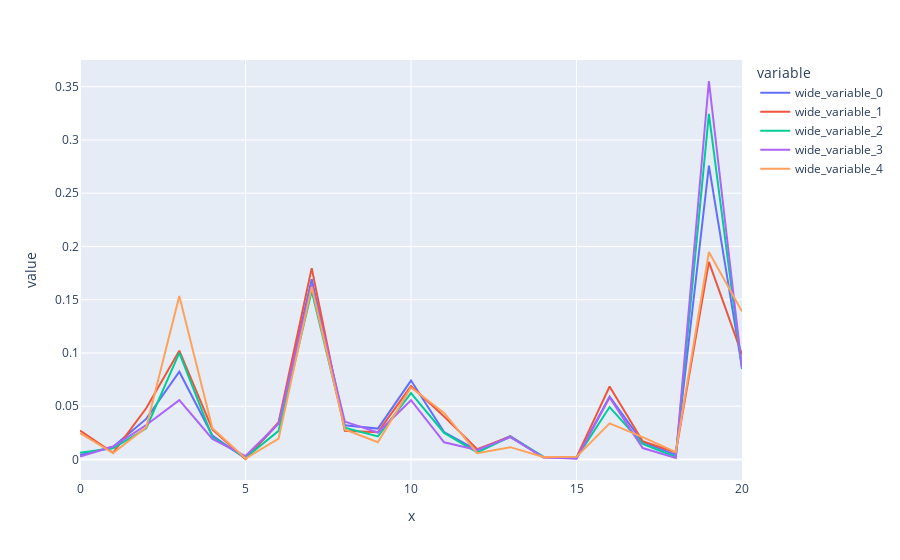

The cell this chart's notebook holds for it:
### Code cell
import plotly.express as px
y = [np.array(x1.iloc[0]),np.array(x1.iloc[1]),np.array(x1.iloc[2]),np.array(x1.iloc[3]),np.array(x1.iloc[4])]
fig = px.line(x=np.arange(x1.shape[1]), y=y)
fig.show()

### Figure 1 — Plotly figure (JSON) as saved in the notebook; plotly's stock layout.template omitted (floating-point values rounded to 4 significant figures)
{"data": [{"hovertemplate": "variable=wide_variable_0<br>x=%{x}<br>value=%{y}<extra></extra>", "legendgroup": "wide_variable_0", "line": {"color": "#636efa", "dash": "solid"}, "marker": {"symbol": "circle"}, "mode": "lines", "name": "wide_variable_0", "orientation": "v", "showlegend": true, "type": "scatter", "x": [0, 1, 2, 3, 4, 5, 6, 7, 8, 9, 10, 11, 12, 13, 14, 15, 16, 17, 18, 19, 20], "xaxis": "x", "y": [0.004143, 0.01193, 0.03809, 0.08233, 0.02251, 0.0008732, 0.03377, 0.1692, 0.03202, 0.02898, 0.07408, 0.0257, 0.008617, 0.02182, 0.002225, 0.001591, 0.0591, 0.01616, 0.004346, 0.276, 0.08649], "yaxis": "y"}, {"hovertemplate": "variable=wide_variable_1<br>x=%{x}<br>value=%{y}<extra></extra>", "legendgroup": "wide_variable_1", "line": {"color": "#EF553B", "dash": "solid"}, "marker": {"symbol": "circle"}, "mode": "lines", "name": "wide_variable_1", "orientation": "v", "showlegend": true, "type": "scatter", "x": [0, 1, 2, 3, 4, 5, 6, 7, 8, 9, 10, 11, 12, 13, 14, 15, 16, 17, 18, 19, 20], "xaxis": "x", "y": [0.02706, 0.006288, 0.04809, 0.1022, 0.02818, 0.0004456, 0.03504, 0.1797, 0.02688, 0.02548, 0.0689, 0.0404, 0.00969, 0.02138, 0.001831, 0.002014, 0.0685, 0.0172, 0.006679, 0.1855, 0.09862], "yaxis": "y"}, {"hovertemplate": "variable=wide_variable_2<br>x=%{x}<br>value=%{y}<extra></extra>", "legendgroup": "wide_variable_2", "line": {"color": "#00cc96", "dash": "solid"}, "marker": {"symbol": "circle"}, "mode": "lines", "name": "wide_variable_2", "orientation": "v", "showlegend": true, "type": "scatter", "x": [0, 1, 2, 3, 4, 5, 6, 7, 8, 9, 10, 11, 12, 13, 14, 15, 16, 17, 18, 19, 20], "xaxis": "x", "y": [0.00638, 0.01044, 0.02934, 0.1001, 0.02095, 0.001632, 0.02688, 0.1582, 0.02981, 0.02161, 0.06227, 0.02494, 0.006742, 0.02122, 0.002603, 0.00123, 0.04921, 0.0146, 0.002357, 0.3245, 0.08499], "yaxis": "y"}, {"hovertemplate": "variable=wide_variable_3<br>x=%{x}<br>value=%{y}<extra></extra>", "legendgroup": "wide_variable_3", "line": {"color": "#ab63fa", "dash": "solid"}, "marker": {"symbol": "circle"}, "mode": "lines", "name": "wide_variable_3", "orientation": "v", "showlegend": true, "type": "scatter", "x": [0, 1, 2, 3, 4, 5, 6, 7, 8, 9, 10, 11, 12, 13, 14, 15, 16, 17, 18, 19, 20], "xaxis": "x", "y": [0.002733, 0.01211, 0.03236, 0.05565, 0.01926, 0.003241, 0.03391, 0.164, 0.03557, 0.02529, 0.05564, 0.01616, 0.008921, 0.02096, 0.001979, 0.0007702, 0.05828, 0.01072, 0.001405, 0.3554, 0.08565], "yaxis": "y"}, {"hovertemplate": "variable=wide_variable_4<br>x=%{x}<br>value=%{y}<extra></extra>", "legendgroup": "wide_variable_4", "line": {"color": "#FFA15A", "dash": "solid"}, "marker": {"symbol": "circle"}, "mode": "lines", "name": "wide_variable_4", "orientation": "v", "showlegend": true, "type": "scatter", "x": [0, 1, 2, 3, 4, 5, 6, 7, 8, 9, 10, 11, 12, 13, 14, 15, 16, 17, 18, 19, 20], "xaxis": "x", "y": [0.02478, 0.006034, 0.03013, 0.1535, 0.02943, 0.0008754, 0.01968, 0.1621, 0.0282, 0.01619, 0.06767, 0.04376, 0.005923, 0.01156, 0.002251, 0.002484, 0.0339, 0.02095, 0.006858, 0.1948, 0.1389], "yaxis": "y"}], "layout": {"autosize": true, "dragmode": "zoom", "legend": {"title": {"text": "variable"}, "tracegroupgap": 0}, "margin": {"t": 60}, "xaxis": {"anchor": "y", "autorange": true, "domain": [0, 1], "range": [0, 20], "title": {"text": "x"}, "type": "linear"}, "yaxis": {"anchor": "x", "autorange": true, "domain": [0, 1], "range": [-0.01927, 0.3751], "title": {"text": "value"}, "type": "linear"}}}
